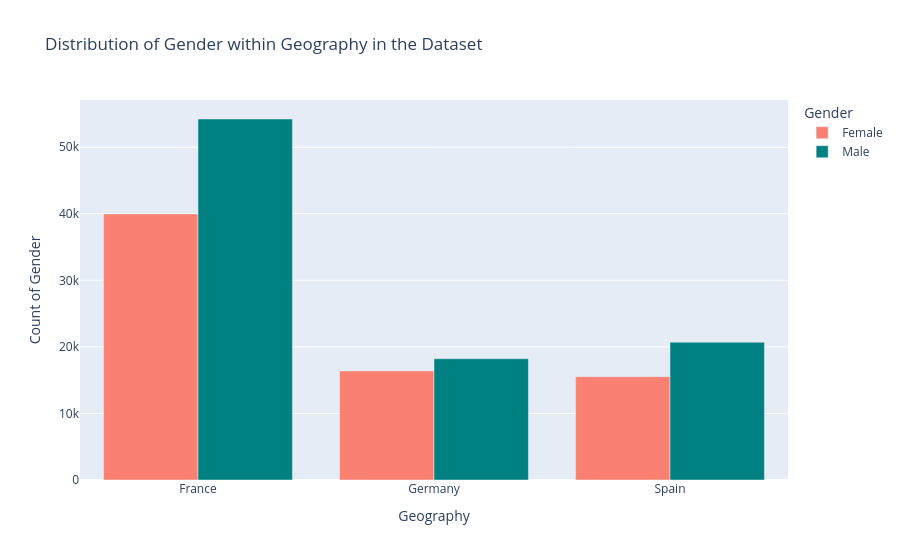

Notebook cell for this chart:
### Code cell
print(df.groupby(['Geography'])['Gender'].value_counts())

import plotly.express as px
import pandas as pd

# Assuming df is your DataFrame
gender_counts = df.groupby(['Geography'])['Gender'].value_counts().unstack()

# Reshape data for Plotly
gender_counts = gender_counts.reset_index().melt(id_vars='Geography', var_name='Gender', value_name='Count')

# Create a grouped bar plot using Plotly
fig = px.bar(gender_counts, x='Geography', y='Count', color='Gender', barmode='group',
             labels={'Count': 'Count of Gender'},
             title='Distribution of Gender within Geography in the Dataset',
             color_discrete_map={'Male': 'teal', 'Female': 'salmon'})  # Updated colors

# Show the plot
fig.show()

### Figure 1 — Plotly figure (JSON) as saved in the notebook; plotly's stock layout.template omitted (floating-point values rounded to 4 significant figures)
{"data": [{"alignmentgroup": "True", "hovertemplate": "Gender=Female<br>Geography=%{x}<br>Count of Gender=%{y}<extra></extra>", "legendgroup": "Female", "marker": {"color": "salmon", "pattern": {"shape": ""}}, "name": "Female", "offsetgroup": "Female", "orientation": "v", "showlegend": true, "textposition": "auto", "type": "bar", "x": ["France", "Germany", "Spain"], "xaxis": "x", "y": [39976, 16388, 15520], "yaxis": "y"}, {"alignmentgroup": "True", "hovertemplate": "Gender=Male<br>Geography=%{x}<br>Count of Gender=%{y}<extra></extra>", "legendgroup": "Male", "marker": {"color": "teal", "pattern": {"shape": ""}}, "name": "Male", "offsetgroup": "Male", "orientation": "v", "showlegend": true, "textposition": "auto", "type": "bar", "x": ["France", "Germany", "Spain"], "xaxis": "x", "y": [54239, 18218, 20693], "yaxis": "y"}], "layout": {"barmode": "group", "legend": {"title": {"text": "Gender"}, "tracegroupgap": 0}, "title": {"text": "Distribution of Gender within Geography in the Dataset"}, "xaxis": {"anchor": "y", "domain": [0, 1], "title": {"text": "Geography"}}, "yaxis": {"anchor": "x", "domain": [0, 1], "title": {"text": "Count of Gender"}}}}
